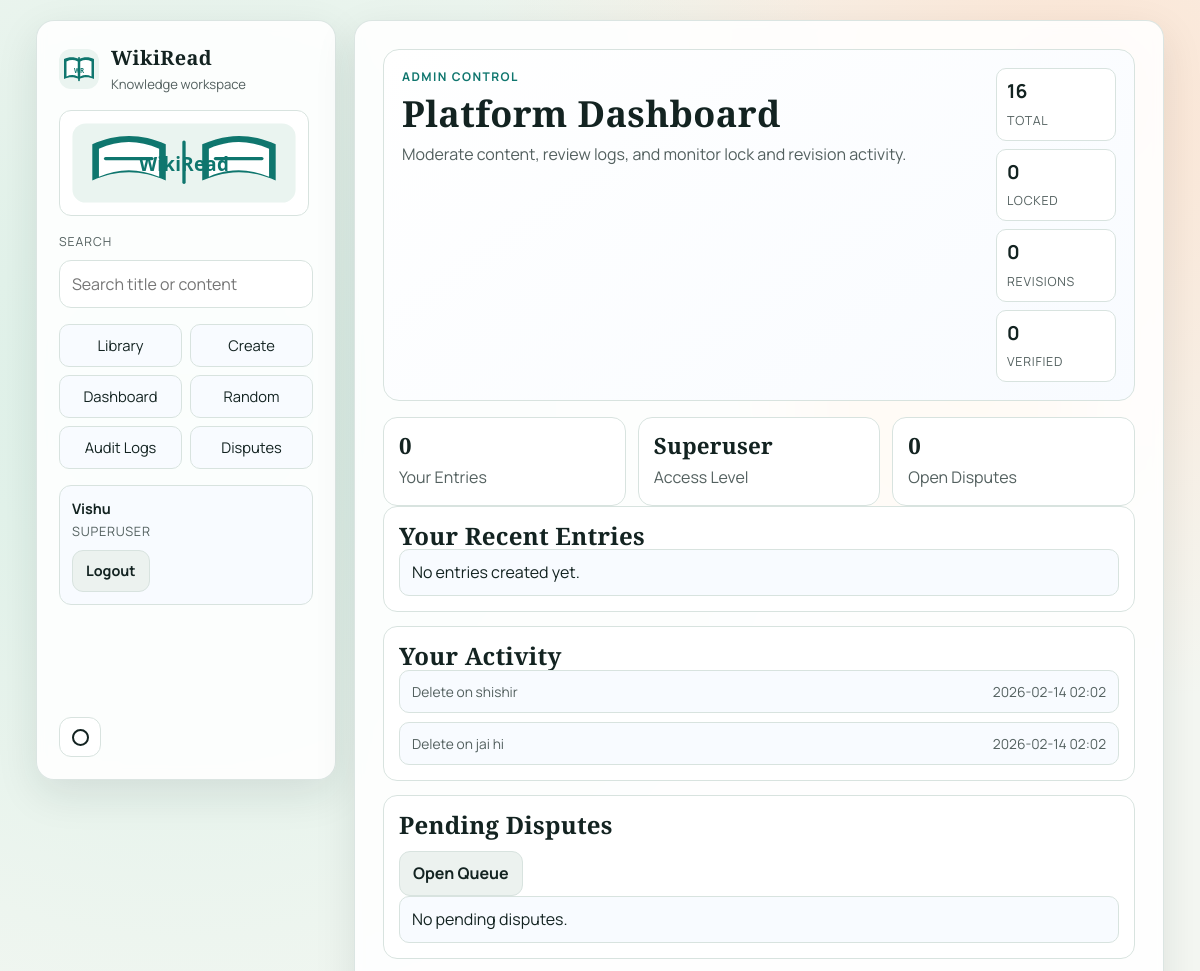
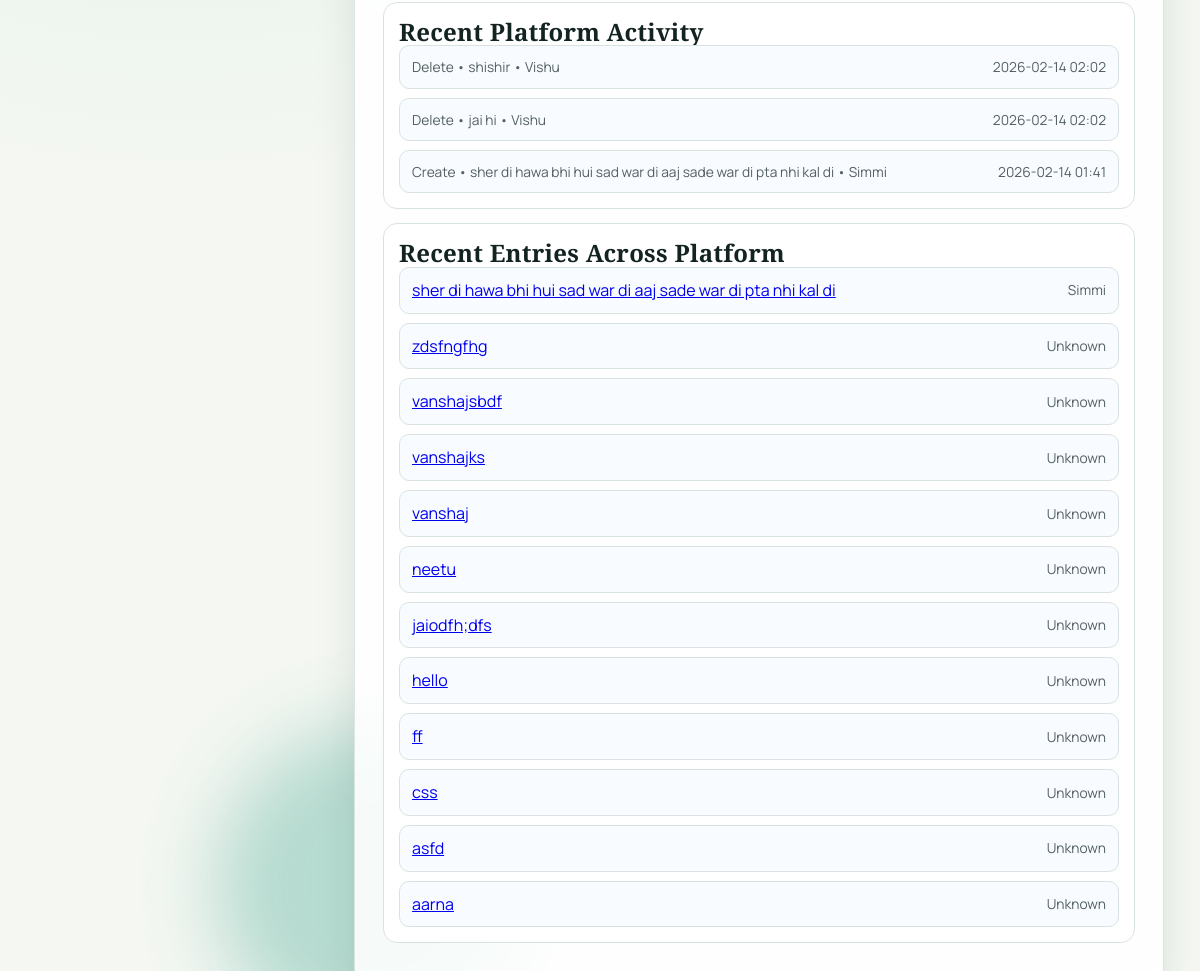
The app's page /dashboard/ (signed in) with its own data (2 pictures, top to bottom).
### encyclopedia/models.py (models this page shows, shortened)
class AuditLog(models.Model):
    ACTION_CHOICES = [
        ("create", "Create"),
        ("edit", "Edit"),
        ("delete", "Delete"),
        ("lock", "Lock"),
        ("unlock", "Unlock"),
        ("rollback", "Rollback"),
        ("verify", "Verify"),
        ("dispute_reported", "Dispute Reported"),
        ("dispute_resolved", "Dispute Resolved"),
    ]
    action = models.CharField(max_length=20, choices=ACTION_CHOICES)
    entry_title = models.CharField(max_length=200)
    entry = models.ForeignKey(
        Entry,
        on_delete=models.SET_NULL,
        null=True,
        blank=True,
        related_name="audit_logs",
    )
    actor = models.ForeignKey(
        settings.AUTH_USER_MODEL,
        on_delete=models.SET_NULL,
        null=True,
        blank=True,
        related_name="wiki_audit_logs",
    )
    details = models.TextField(blank=True)
    created_at = models.DateTimeField(auto_now_add=True)
    class Meta:
        ordering = ["-created_at"]

class Entry(models.Model):
    VERIFICATION_STATUS_CHOICES = [
        ("draft", "Draft"),
        ("under_review", "Under Review"),
        ("verified", "Verified"),
        ("disputed", "Disputed"),
    ]
    title = models.CharField(max_length=200, unique=True)
    content = models.TextField()
    lead_image_url = models.URLField(max_length=500, blank=True)
    created_by = models.ForeignKey(
        settings.AUTH_USER_MODEL,
        on_delete=models.SET_NULL,
        null=True,
        blank=True,
        related_name="wiki_entries",
    )
    is_locked = models.BooleanField(default=False)
    lock_reason = models.CharField(max_length=255, blank=True)
    locked_by = models.ForeignKey(
        settings.AUTH_USER_MODEL,
        on_delete=models.SET_NULL,
        null=True,
        blank=True,
        related_name="locked_wiki_entries",
    )
    locked_at = models.DateTimeField(null=True, blank=True)
    verification_status = models.CharField(
        max_length=20, choices=VERIFICATION_STATUS_CHOICES, default="draft"
    )
    verification_note = models.CharField(max_length=255, blank=True)
    verified_by = models.ForeignKey(
        settings.AUTH_USER_MODEL,
        on_delete=models.SET_NULL,
        null=True,
        blank=True,
        related_name="verified_wiki_entries",
    )
    verified_at = models.DateTimeField(null=True, blank=True)
    created_at = models.DateTimeField(auto_now_add=True)
    updated_at = models.DateTimeField(auto_now=True)
    class Meta:
        ordering = ["title"]

### encyclopedia/views.py (the view)
# urls.py: path("dashboard/", views.dashboard, name="dashboard"),
@login_required
def dashboard(request):
    user = request.user
    your_entries = Entry.objects.filter(created_by=user).order_by("-updated_at")
    context = {
        "is_admin_dashboard": user.is_superuser,
        "total_entries": Entry.objects.count(),
        "locked_entries_count": Entry.objects.filter(is_locked=True).count(),
        "verified_entries_count": Entry.objects.filter(verification_status="verified").count(),
        "revision_count": EntryRevision.objects.count(),
        "pending_disputes_count": Dispute.objects.filter(status="open").count(),
        "your_entries_count": your_entries.count(),
        "your_recent_entries": your_entries[:8],
        "your_recent_activity": AuditLog.objects.filter(actor=user)[:10],
    }
    if user.is_superuser:
        context["all_recent_entries"] = Entry.objects.select_related("created_by").order_by(
            "-updated_at"
        )[:12]
        context["recent_audit_logs"] = AuditLog.objects.select_related("actor")[:20]
        context["pending_disputes"] = Dispute.objects.select_related(
            "entry", "reported_by"
        ).filter(status="open")[:15]
    return render(request, "encyclopedia/dashboard.html", context)

### encyclopedia/templates/encyclopedia/dashboard.html (shortened to what this page needs)
{% extends "encyclopedia/layout.html" %}
{% block body %}
<section class="hero-block">
    <div>
        {% if is_admin_dashboard %}
            <p class="eyebrow">Admin Control</p>
            <h1>Platform Dashboard</h1>
            <p class="lead">Moderate content, review logs, and monitor lock and revision activity.</p>
        {% else %}
            <p class="eyebrow">Personal Workspace</p>
            <h1>Your Dashboard</h1>
            <p class="lead">Track pages you own and your recent actions.</p>
        {% endif %}
    </div>
    <div class="hero-metrics">
        <div><strong>{{ total_entries }}</strong><span>Total</span></div>
        <div><strong>{{ locked_entries_count }}</strong><span>Locked</span></div>
        <div><strong>{{ revision_count }}</strong><span>Revisions</span></div>
        <div><strong>{{ verified_entries_count }}</strong><span>Verified</span></div>
    </div>
</section>
<section class="stat-grid">
    <article class="stat-card"><h2>{{ your_entries_count }}</h2><p>Your Entries</p></article>
    <article class="stat-card"><h2>{% if is_admin_dashboard %}Superuser{% else %}Member{% endif %}</h2><p>Access Level</p></article>
    <article class="stat-card"><h2>{{ pending_disputes_count }}</h2><p>Open Disputes</p></article>
</section>
<section class="content-card">
    <h2>Your Recent Entries</h2>
    <ul class="simple-list">
        {% for entry in your_recent_entries %}
            <li><a href="{% url 'entry' title=entry.title %}">{{ entry.title }}</a><span>{{ entry.updated_at|date:"Y-m-d H:i" }}</span></li>
        {% empty %}
            <li>No entries created yet.</li>
        {% endfor %}
    </ul>
</section>
<section class="content-card">
    <h2>Your Activity</h2>
    <ul class="simple-list">
        {% for log in your_recent_activity %}
            <li><span>{{ log.get_action_display }} on {{ log.entry_title }}</span><span>{{ log.created_at|date:"Y-m-d H:i" }}</span></li>
        {% empty %}
            <li>No activity yet.</li>
        {% endfor %}
    </ul>
</section>
{% if is_admin_dashboard %}
<section class="content-card">
    <h2>Pending Disputes</h2>
    <div class="actions-row">
        <a href="{% url 'disputes_queue' %}" class="btn-secondary">Open Queue</a>
    </div>
    <ul class="simple-list">
        {% for dispute in pending_disputes %}
            <li>
                <a href="{% url 'entry' title=dispute.entry.title %}">{{ dispute.entry.title }}</a>
                <span>By {% if dispute.reported_by %}{{ dispute.reported_by.username }}{% else %}Unknown{% endif %}</span>
            </li>
        {% empty %}
            <li>No pending disputes.</li>
        {% endfor %}
    </ul>
</section>
<section class="content-card">
    <h2>Recent Platform Activity</h2>
    <ul class="simple-list">
        {% for log in recent_audit_logs %}
            <li>
                <span>{{ log.get_action_display }} • {{ log.entry_title }} • {% if log.actor %}{{ log.actor.username }}{% else %}System{% endif %}</span>
                <span>{{ log.created_at|date:"Y-m-d H:i" }}</span>
            </li>
        {% empty %}
            <li>No audit activity yet.</li>
        {% endfor %}
    </ul>
</section>
<section class="content-card">
    <h2>Recent Entries Across Platform</h2>
    <ul class="simple-list">
        {% for entry in all_recent_entries %}
            <li>
                <a href="{% url 'entry' title=entry.title %}">{{ entry.title }}</a>
                <span>{% if entry.created_by %}{{ entry.created_by.username }}{% else %}Unknown{% endif %}</span>
            </li>
        {% empty %}
            <li>No entries available.</li>
        {% endfor %}
    </ul>
</section>
{% endif %}
{% endblock %}

### encyclopedia/templates/encyclopedia/layout.html (shortened to what this page needs)
{% load static %}
<!DOCTYPE html>
<html lang="en">
    <head>
        <link href="{% static 'encyclopedia/styles.css' %}" rel="stylesheet">
    </head>
    <body>
        <div class="app-frame">
            <aside class="sidebar" data-sidebar>
                <a class="brand" href="{% url 'index' %}">
                    <img src="{% static 'encyclopedia/brand-mark.svg' %}" alt="WikiRead icon" class="brand-mark">
                    <span>
                        <strong>WikiRead</strong>
                        <small>Knowledge workspace</small>
                    </span>
                </a>
                <img src="{% static 'encyclopedia/brand-full.svg' %}" alt="WikiRead full logo" class="brand-full">
                <form action="{% url 'search' %}" method="get" class="search-form">
                    <label for="wiki-search">Search</label>
                    <input id="wiki-search" class="search-input" type="text" name="q" placeholder="Search title or content" value="{{ request.GET.q|default:'' }}">
                </form>
                <nav class="nav-links">
                    <a href="{% url 'index' %}">Library</a>
                    {% if request.user.is_authenticated %}
                        <a href="{% url 'new_page' %}">Create</a>
                        <a href="{% url 'dashboard' %}">Dashboard</a>
                    {% endif %}
                    <a href="{% url 'rand' %}">Random</a>
                    {% if request.user.is_superuser %}
                        <a href="{% url 'audit_logs' %}">Audit Logs</a>
                        <a href="{% url 'disputes_queue' %}">Disputes</a>
                    {% endif %}
                </nav>
                <div class="auth-box">
                    {% if request.user.is_authenticated %}
                        <p class="auth-user">{{ request.user.username }}</p>
                        <p class="auth-role">{% if request.user.is_superuser %}Superuser{% else %}Member{% endif %}</p>
                        <form action="{% url 'logout' %}" method="post">
                            <button type="submit" class="btn-secondary">Logout</button>
                        </form>
                    {% else %}
                        <p>Login is required to create and edit pages.</p>
                        <div class="actions-row">
                            <a href="{% url 'login' %}" class="btn-primary">Login</a>
                            <a href="{% url 'register' %}" class="btn-secondary">Sign Up</a>
                        </div>
                    {% endif %}
                </div>
                <button type="button" class="theme-toggle desktop-only" data-theme-toggle aria-label="Toggle color theme" title="Toggle theme">
                    <span class="theme-icon" data-theme-icon aria-hidden="true"></span>
                </button>
            </aside>
            <main class="main-panel">
                {% block body %}{% endblock %}
            </main>
        </div>
    </body>
</html>

### records on screen
AuditLog: action "Delete", entry_title "shishir", created_at "2026-02-14 02:02", actor.username "Vishu"
AuditLog: action "Delete", entry_title "jai hi", created_at "2026-02-14 02:02", actor.username "Vishu"
AuditLog: action "Create", entry_title "sher di hawa bhi hui sad war di aaj sade war di pta nhi kal di", actor.username "Simmi", created_at "2026-02-14 01:41"
Entry: title "sher di hawa bhi hui sad war di aaj sade war di pta nhi kal di", created_by.username "Simmi"
Entry: title "zdsfngfhg", shows "Unknown"
Entry: title "vanshajsbdf", shows "Unknown"
Entry: title "vanshajks", shows "Unknown"
Entry: title "vanshaj", shows "Unknown"
Entry: title "neetu", shows "Unknown"
Entry: title "jaiodfh;dfs", shows "Unknown"
Entry: title "hello", shows "Unknown"
Entry: title "ff", shows "Unknown"
Entry: title "css", shows "Unknown"
Entry: title "asfd", shows "Unknown"
Entry: title "aarna", shows "Unknown"

### other values on screen
{{ request.user.username }} "Vishu"
{{ total_entries }} "16"
{{ locked_entries_count }} "0"
{{ revision_count }} "0"
{{ verified_entries_count }} "0"
{{ your_entries_count }} "0"
{{ pending_disputes_count }} "0"
